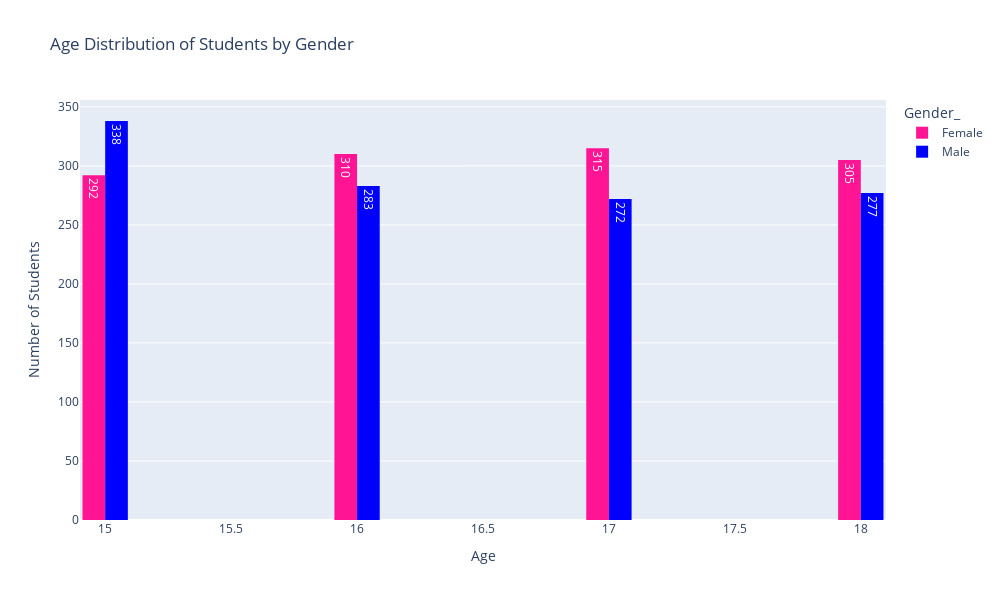

The notebook cell this image was saved under:
### Code cell
import plotly.express as px

fig = px.histogram(
    df_students,
    x='Age',                  
    color='Gender_',            
    nbins=20,                  
    title='Age Distribution of Students by Gender',
    color_discrete_map={'Male': 'blue', 'Female': 'deeppink'},  
    barmode='group',           
    text_auto=True             
)

fig.update_layout(
    width=1000,
    height=600,
    xaxis_title='Age',
    yaxis_title='Number of Students',
    bargap=0.1
)

fig.show()

### Figure 1 — Plotly figure (JSON) as saved in the notebook; plotly's stock layout.template omitted (floating-point values rounded to 4 significant figures; data arrays with more than 128 entries replaced by an {"elided": "..."} marker saying what was removed)
{"data": [{"alignmentgroup": "True", "bingroup": "x", "hovertemplate": "Gender_=Female<br>Age=%{x}<br>count=%{y}<extra></extra>", "legendgroup": "Female", "marker": {"color": "deeppink", "pattern": {"shape": ""}}, "name": "Female", "nbinsx": 20, "offsetgroup": "Female", "orientation": "v", "showlegend": true, "texttemplate": "%{value}", "type": "histogram", "x": {"elided": "1222 int values"}, "xaxis": "x", "yaxis": "y"}, {"alignmentgroup": "True", "bingroup": "x", "hovertemplate": "Gender_=Male<br>Age=%{x}<br>count=%{y}<extra></extra>", "legendgroup": "Male", "marker": {"color": "blue", "pattern": {"shape": ""}}, "name": "Male", "nbinsx": 20, "offsetgroup": "Male", "orientation": "v", "showlegend": true, "texttemplate": "%{value}", "type": "histogram", "x": {"elided": "1170 int values"}, "xaxis": "x", "yaxis": "y"}], "layout": {"bargap": 0.1, "barmode": "group", "height": 600, "legend": {"title": {"text": "Gender_"}, "tracegroupgap": 0}, "title": {"text": "Age Distribution of Students by Gender"}, "width": 1000, "xaxis": {"anchor": "y", "domain": [0, 1], "title": {"text": "Age"}}, "yaxis": {"anchor": "x", "domain": [0, 1], "title": {"text": "Number of Students"}}}}
